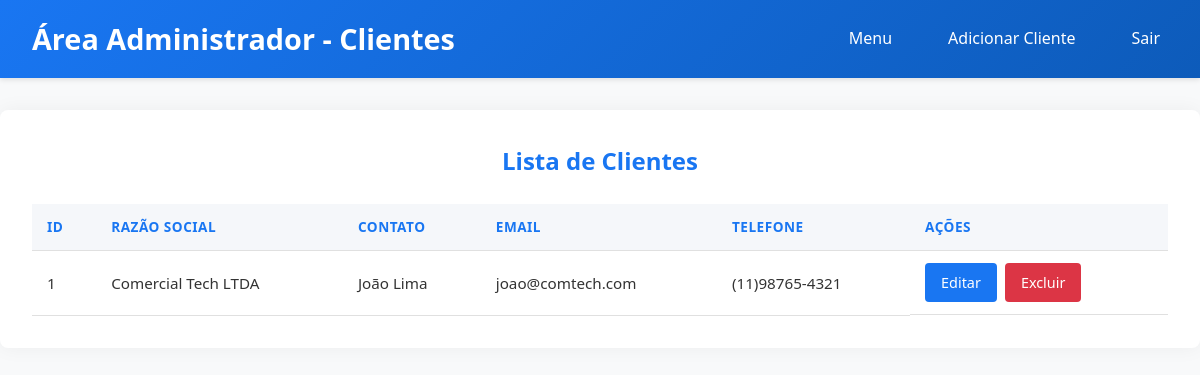
The page /Projeto/MVSinfo/Projeto/php/area-admin/clientes/admin-clientes.php (signed in) on the database its author committed.
### tables this page shows
CREATE TABLE usuario (
    id_usuario INT PRIMARY KEY AUTO_INCREMENT,
    cnpj VARCHAR(18),
    razao_social VARCHAR(255),
    inscricao_estadual VARCHAR(20),
    contato VARCHAR(100),
    telefone VARCHAR(20),
    email VARCHAR(100),
    tipo_usuario INT,
    cep VARCHAR(10),
    logradouro VARCHAR(100),
    numero INT,
    complemento VARCHAR(50),
    bairro VARCHAR(50),
    cidade VARCHAR(50),
    estado VARCHAR(2),
    login VARCHAR(50),
    senha VARCHAR(100),
    FOREIGN KEY (tipo_usuario) REFERENCES tipoUsuario(id_tipo_usuario)
);

### Projeto/MVSinfo/Projeto/php/area-admin/clientes/admin-clientes.php (the view, shortened to what this page needs)
<?php
$conexao = new conexao();
$pdo = $conexao->getPdo();
$sql = "SELECT id_usuario, razao_social, contato, email, telefone FROM usuario WHERE tipo_usuario = 1 ORDER BY razao_social ASC";
$stmt = $pdo->prepare($sql);
$stmt->execute();
$clientes = $stmt->fetchAll(PDO::FETCH_ASSOC);
?>
<!DOCTYPE html>
<html lang="pt-BR">
<head>
    <link rel="stylesheet" href="../css/styles.css">
</head>
<body>
    <header>
        <h1>Área Administrador - Clientes</h1>
        <nav>
            <a href="../area-admin.php">Menu</a>
            <a href="admin-clientes-add.php">Adicionar Cliente</a>
            <a href="../../logout.php">Sair</a>
        </nav>
    </header>
    <main>
        <h2>Lista de Clientes</h2>
        <?php if (count($clientes) > 0): ?>
            <table>
                <thead>
                    <tr>
                        <th>ID</th>
                        <th>Razão Social</th>
                        <th>Contato</th>
                        <th>Email</th>
                        <th>Telefone</th>
                        <th>Ações</th>
                    </tr>
                </thead>
                <tbody>
                    <?php foreach ($clientes as $cliente): ?>
                        <tr>
                            <td><?= htmlspecialchars($cliente['id_usuario']) ?></td>
                            <td><?= htmlspecialchars($cliente['razao_social']) ?></td>
                            <td><?= !empty($cliente['contato']) ? htmlspecialchars($cliente['contato']) : 'Não informado' ?></td>
                            <td><?= htmlspecialchars($cliente['email']) ?></td>
                            <td><?= htmlspecialchars($cliente['telefone']) ?></td>
                            <td class="actions">
                                <a href="admin-clientes-edit.php?id=<?= $cliente['id_usuario'] ?>" class="btn btn-primary">Editar</a>
                                <a href="admin-clientes-delete.php?id=<?= $cliente['id_usuario'] ?>" class="btn btn-danger" onclick="return confirm('Tem certeza que deseja excluir este cliente?')">Excluir</a>
                            </td>
                        </tr>
                    <?php endforeach; ?>
                </tbody>
            </table>
        <?php endif; ?>
    </main>
</body>
</html>

### Projeto/MVSinfo/Projeto/css/styles.css (style rules this page uses)
body { font-family: 'Segoe UI', Tahoma, Geneva, Verdana, sans-serif; background-color: #f9f9f9; color: #333; margin: 0; padding: 0; }
:root { --primary-color: #007bc1; --secondary-color: #f1f1f1; --dark-color: #111; }

### Projeto/MVSinfo/Projeto/php/area-admin/clientes/admin-clientes.php (style rules this page uses)
body { font-family: 'Segoe UI', Arial, sans-serif; background-color: #f8f9fa; margin: 0; color: #333; line-height: 1.6; }
header { background: linear-gradient(135deg, #1976f2, #0d5bba); color: white; padding: 1rem 2rem; display: flex; justify-content: space-between; align-items: center; box-shadow: 0 2px 5px rgba(0,0,0,0.1); }
main { max-width: 1200px; margin: 2rem auto; padding: 2rem; background: white; border-radius: 8px; box-shadow: 0 0 20px rgba(0,0,0,0.05); }
nav { display: flex; gap: 1.5rem; }
nav a { color: white; margin-left: 1rem; text-decoration: none; font-weight: 500; transition: all 0.3s ease; padding: 0.5rem; border-radius: 4px; }
h1, h2 { margin: 0; font-weight: 600; }
h1 { font-size: 1.8rem; }
h2 { color: #1976f2; margin-bottom: 1.5rem; text-align: center; font-size: 1.5rem; }
table { width: 100%; border-collapse: collapse; margin-top: 1.5rem; font-size: 0.95rem; }
th, td { padding: 12px 15px; text-align: left; border-bottom: 1px solid #e0e0e0; }
th { background-color: #f5f7fa; color: #1976f2; font-weight: 600; text-transform: uppercase; font-size: 0.85rem; letter-spacing: 0.5px; }
.btn { display: inline-block; padding: 8px 16px; border-radius: 4px; font-weight: 500; text-align: center; transition: all 0.3s ease; text-decoration: none; font-size: 0.9rem; cursor: pointer; }
.btn-primary { background-color: #1976f2; color: white; border: none; }
.btn-danger { background-color: #dc3545; color: white; border: none; }
.actions { display: flex; gap: 0.5rem; }

### rows shown on the page
usuario: id_usuario "1", razao_social "Comercial Tech LTDA", contato "João Lima", email "joao@comtech.com", telefone "(11)98765-4321"
